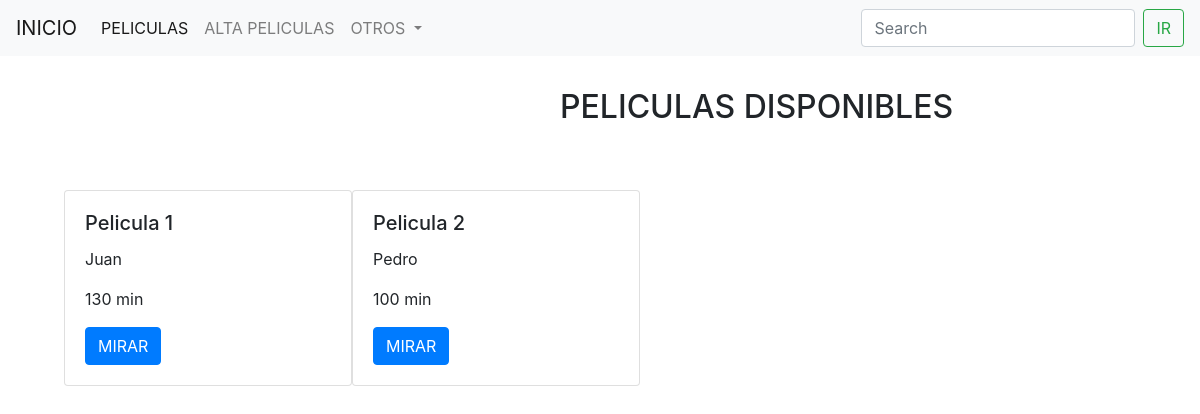
Page /peliculas/ on the committed database.
### pelicula/models.py (models this page shows)
class Movie(models.Model):
    nombre = models.CharField(max_length=40)
    duracionminutos = models.IntegerField()
    actores = models.CharField(max_length=100)
    creacion =  models.IntegerField()
    SKU = models.CharField(max_length=30, unique=True)
    active = models.BooleanField(default=True)
    class Meta:
        verbose_name = 'pelicula'
        verbose_name_plural = 'peliculas'

### pelicula/views.py (the view)
# urls.py: path('', products, name = 'products'),
def products(request):
    print(request.method)
    productos = Movie.objects.all()
    context = {'productos':productos}
    return render(request, 'peliculas.html', context=context)

### templates/peliculas.html
{% extends 'basep.html' %}
{% block contenido %}
<h2 style="margin-left:35rem; margin-top:2rem">PELICULAS DISPONIBLES</h2>
<div class="d-flex" style="margin-top:4rem; margin-left:4rem">
    {% for product in productos %}
    <div class="card" style="width: 18rem;">
        <div class="card-body">
            <h5 class="card-title">{{product.nombre}}</h5>
            <p class="card-text">{{product.actores}}</p>
            <p class="card-text">{{product.duracionminutos}} min</p>
            <a href="#" class="btn btn-primary">MIRAR</a>
        </div>
    </div>
    {% endfor %}
</div>
{% endblock %}

### rows in the picture
Movie: nombre "Pelicula 1", actores "Juan", duracionminutos "130"
Movie: nombre "Pelicula 2", actores "Pedro", duracionminutos "100"
